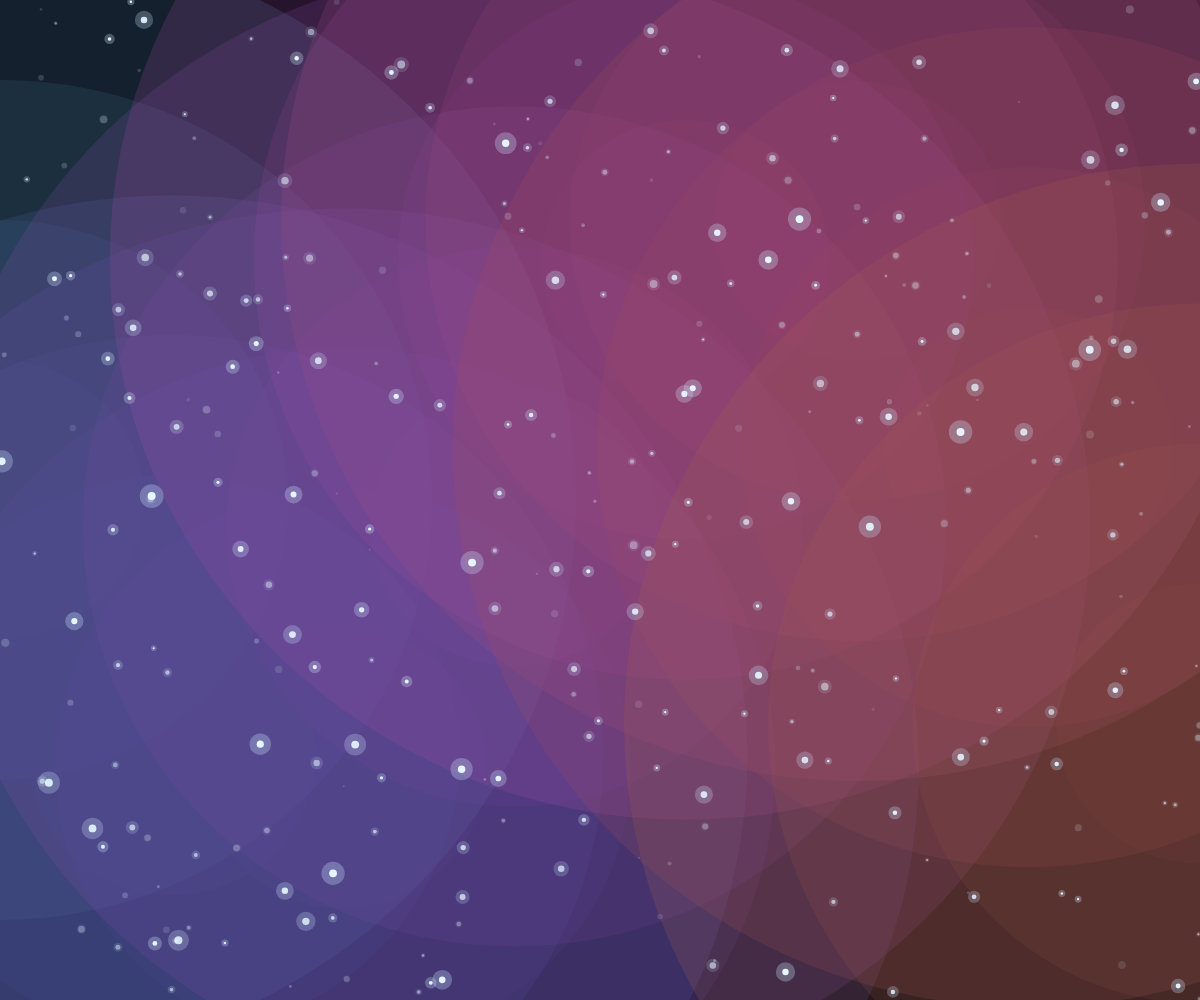
Frame 1 (no input)
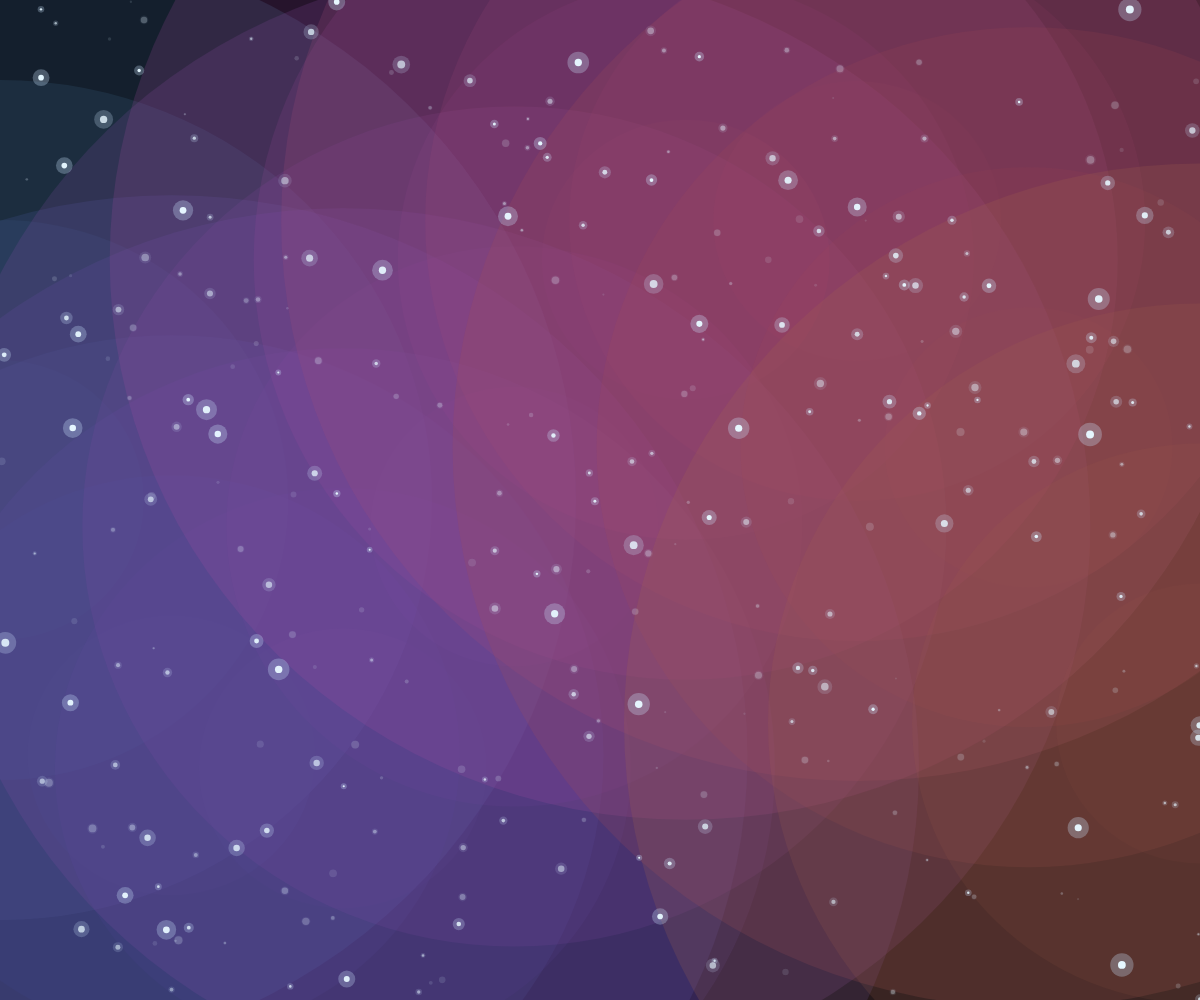
Frame 60 (no input)
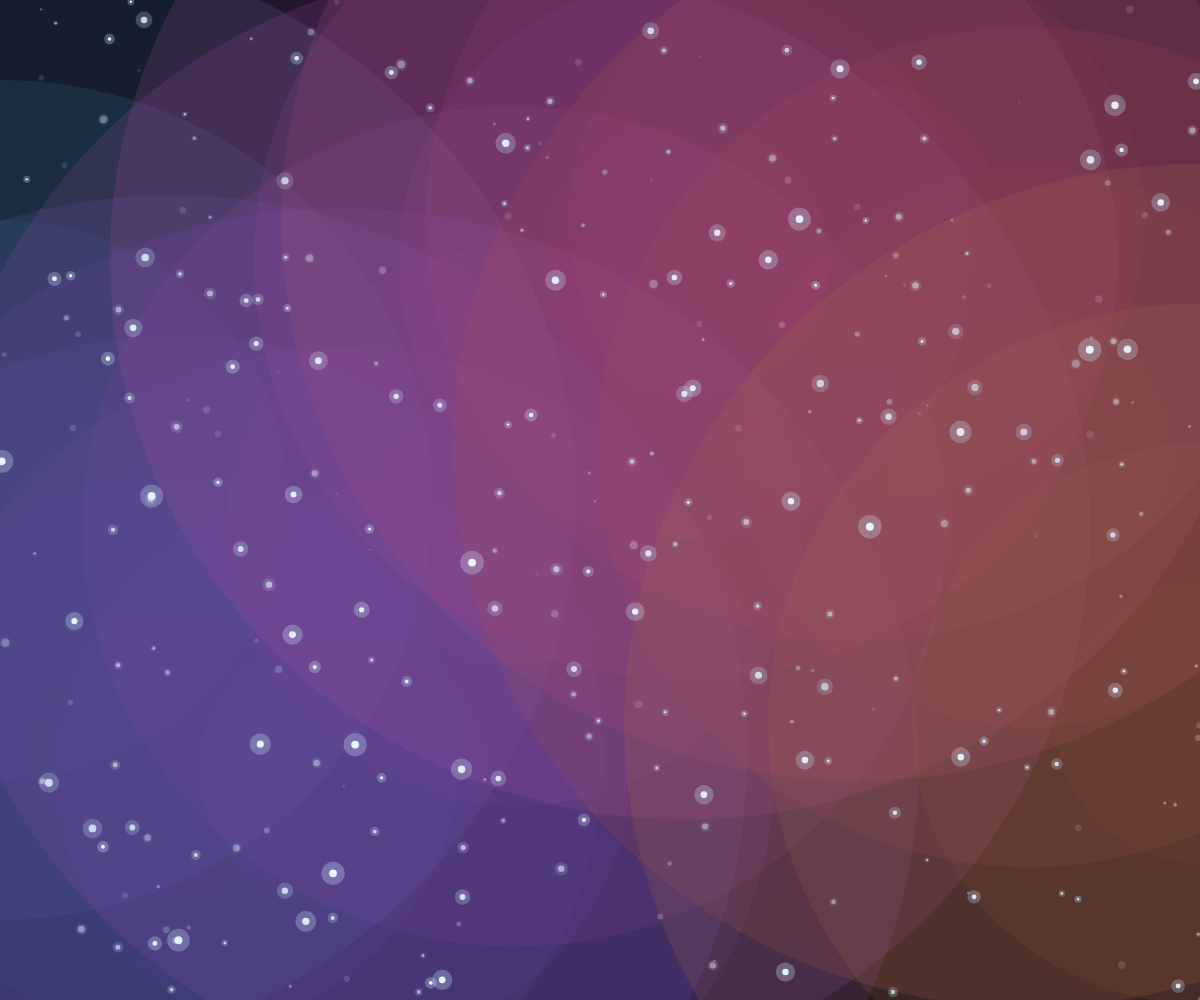
Frame 120 (the mouse pressed at the canvas centre since frame 60)

The p5.js sketch that drew these frames (run headless with seeded random() and noise() and a simulated clock; from frame 60 on, the mouse is pressed at the canvas centre):

// p5.js sketch
// ── sketch.js
/*
ARTG 2262 – Prototyping with Code
Olivia Levine
levine.ol@northeastern.edu
Assignment 5: Screensaver
"Drifting Galaxy"
Description: An  animated galaxy scene with shimmering stars and mesh, partially transparent circles in the background that overlap to make a galaxy feel. They slowly pulse and shift hues over time. Each run creates a different color palette and star layout.
*/

//set variables
let numStars = 300;

// arrays - 4 empty "backpacks" for x position, y position, size, and when they twinkle (offset)
let starX = [];
let starY = [];
let starSize = [];
let starOffset = []; // each star's own twinkle timing

function setup() {
  createCanvas(windowWidth, windowHeight);
  // color mode: (HSB, hue, saturation, brightness, opacity)
  colorMode(HSB, 360, 100, 100, 100);
  noStroke();

//arrays contain random valyes for each star
  for (let i = 0; i < numStars; i++) {
    starX.push(random(width));
    starY.push(random(height));
    starSize.push(random(2, 8));
    starOffset.push(random(360)); // random starting point in twinkle cycle
  }
}

function draw() {
  background(240, 60, 6); // deep dark navy

  drawClouds();
  drawStars();
}
//background ellipses (clouds)

function drawClouds() {
  // do forloop tells the code to do the next part 8 times, one for each "cloud"
  for (let i = 0; i < 8; i++) {
  // frameCount goes up by 1 every frame and we multiply it by a really small number (0.05) to make the color slowly drift over time - once it hits 360 (full roation) it starts over again
    let h = (200 + i * 25 + frameCount * 0.05) % 360;
  // each cloud sits at a different spot across the canvas
    let x = width * (i / 7);
  // puts each cloud at a slightly different height - sin helps make a wavy pattern of them
    let y = height * 0.5 + height * 0.3 * sin(i * 45);

// Draw 4 layers per cloud, each bigger and more transparent
    for (let layer = 4; layer > 0; layer--) {
      fill(h, 55, 65, layer * 5);
      ellipse(x, y, width * 0.6 * layer * 0.4, height * 0.7 * layer * 0.4);
    }
  }
}

//stars
//sin() to smoothly flash between dim and bright
function drawStars() {
  for (let i = 0; i < numStars; i++) {
//figure out how bright the star is right now (frameCount * 0.05)
// starOffset looks at what point the star is at in its cycle
// sin() returns -1 to 1
// map() stretches that into a brightness range
    let alpha = map(sin(frameCount * 0.05 + starOffset[i]), -1, 1, 10, 100);
    let glow  = map(sin(frameCount * 0.05 + starOffset[i]), -1, 1, starSize[i], starSize[i] * 3);

// Soft outer glow on each star
    fill(210, 20, 100, alpha * 0.3);
    ellipse(starX[i], starY[i], glow);

// Bright core
    fill(200, 10, 100, alpha);
    ellipse(starX[i], starY[i], starSize[i]);
  }
}
//fullscreen on click
function mousePressed() {
  fullscreen(true);
}
